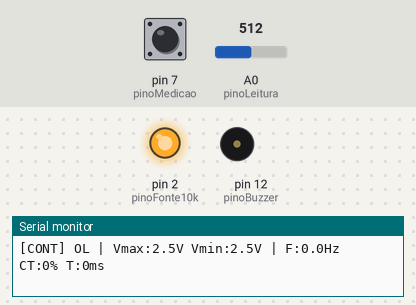
Simulated run of this sketch. Board: Arduino Uno, built with avr-gcc and run on an emulated ATmega328P. Shown: output pins drawn as LEDs (lit = HIGH), buzzer (waves = sounding), the last lines printed to the serial monitor. Inputs (shaded band) come from the test bench; at power-on: A0 (pinoLeitura) = 512, pin 7 (pinoMedicao) HIGH.

Above: at 1.2 s.
1.3 s: A0 (pinoLeitura) set to 9
2.8 s: A0 (pinoLeitura) set to 6
At 3.2 s:
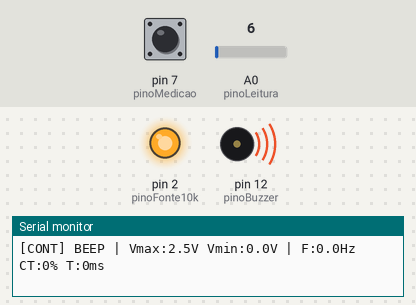
4.3 s: pin 7 (pinoMedicao) pulled LOW for 0.15 s
At 5.5 s:
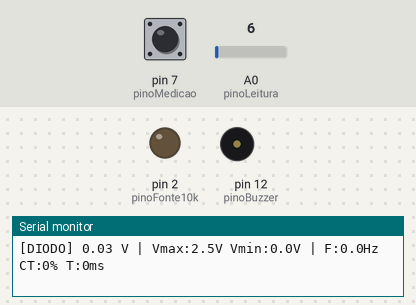
5.9 s: pin 7 (pinoMedicao) pulled LOW for 1 s
8.4 s: pin 7 (pinoMedicao) pulsed LOW 5 times (0.12 s each, 0.3 s apart)
At 10.9 s:
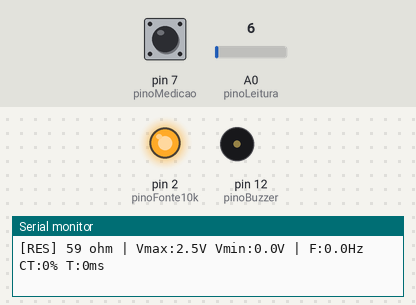
11.4 s: pin 7 (pinoMedicao) pulled LOW for 3.2 s
At 12.2 s:
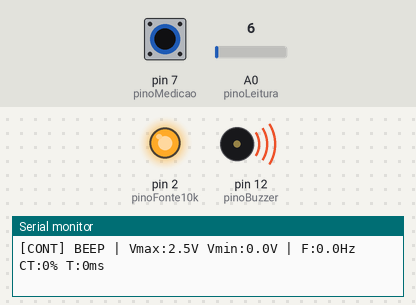
Timing chart, 0 to 14.4 s (numbered marks = the images above; inputs shaded):
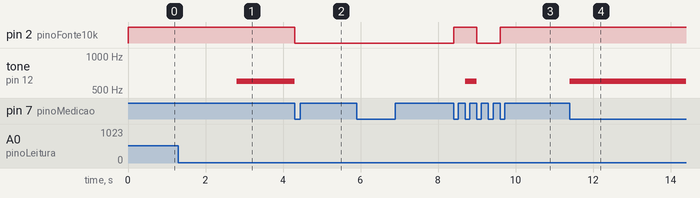

Measured:
- the behaviour switches between 8 and 7 on A0 (pinoLeitura) (found by bisection; images 0 and 1)
- after the input at 2.8 s, tone on pin 12 (pinoBuzzer): silent → 600 Hz at once
- after the input at 4.3 s, pin 2 (pinoFonte10k): HIGH → LOW at once; tone on pin 12 (pinoBuzzer): 600 Hz → silent at once
- after the input at 8.4 s, pin 2 (pinoFonte10k): LOW → HIGH at once, → LOW 0.60 s later, → HIGH 0.60 s later; tone on pin 12 (pinoBuzzer): silent → 600 Hz after 0.30 s, → silent 0.30 s later
- after the input at 11.4 s, tone on pin 12 (pinoBuzzer): silent → 600 Hz at once

The sketch:

measure.ino
```cpp
// Constantes de hardware
const int pinoLeitura = A0;   // Pino analogico para leitura de voltagem
const int pinoBuzzer = 12;    // Pino de saida para emissao de feedback sonoro
const int pinoMedicao = 7;    // Pino de entrada PULLUP para modos de medicao
const int pinoFonte10k = 2;   // D2 -> resistor 10k -> no P (continuidade e resistencia)
const int pinoFonte3x10k = 3; // D3 -> 3x resistor 10k  -> no P (diodo)
const int bitsADC = 10;       // Resolucao ADC/DAC em bits (10 = 1023 etc.)

const float R_REF = 10000.0f; // Resistencia de referencia
const float VREF = 5.0f;      // Voltagem de referencia para medicao via ADC

// Variaveis para controle de estados
int modoMedicao = 0; // 0: CONT, 1: DIODO, 2: BAT, 3: RES

bool botaoMedicaoAnterior = HIGH; // Estado anterior do botao para debounce

// Variaveis de controle para testes internos com onda simulada
bool simulacaoOndaAtiva = false; // Alterne para false para ler o pino A0

int simulacaoTipoOnda = 0; // 0: Senoidal, 1: Quadrada, 2: Dente de serra, 3: Triangular

float simulacaoAmplitude = 2.5f;      // Amplitude da onda em volts, inicia no centro entre 0 e VREF
float simulacaoOffset = 0.0f;         // Deslocamento vertical da onda a partir do centro
float simulacaoCicloTrabalho = 50.0f; // Ciclo de trabalho para onda quadrada (PWM), mantenha entre 0.0f e 100.0f
float simulacaoFaseGraus = 0.0f;      // Deslocamento de fase da onda em graus
float simulacaoFreqHz = 1.0f;         // Frequencia da onda simulada (Hz)

// Acumuladores de tempo
unsigned long ultimoCliqueBotao = 0; // Acumula tempo entre apertos dos botoes

unsigned long tempoAcumuladoSimUs = 0; // Utilizados para desenhar as ondas de teste
unsigned long ultimoTempoSimUs = 0;    // Utilizados para desenhar as ondas de teste

unsigned long ultimoSerialMs = 0; // Evita spam nos logs

unsigned long tempoAltoUs = 0;   // Tempo em que o sinal permaneceu em HIGH
unsigned long ultimaBordaUs = 0; // Tempo entre ultima mudanca LOW -> HIGH

// Memoria interna para o serialMonitor
char textoMedicao[16]; // O texto de log do serialMonitor e copiado para esta variavel
const char *nomesModo[4] = {"CONT", "DIODO", "BAT", "RES"};

// Variaveis para analise de metricas
float vMin = VREF;          // Voltagem minima medida
float vMax = 0.0f;          // Voltagem maxima medida
float frequencia = 0.0f;    // Frequencia da onda em hertz
float tempoCiclo = 0.0f;    // Tempo entre uma oscilacao completa em millisegundos
float cicloTrabalho = 0.0f; // Ciclo de trabalho da onda, formato de porcentagem

bool bordaAnterior = false; // Ultimo estado do sinal medido, sendo HIGH ou LOW

// Variaveis pre-processadas, nao altere
long adcMax = (1L << bitsADC) - 1; // Resolucao do ADC, usa operador "left bit shift" (1L << 10 => 1024 - 1 => 1023)

unsigned long periodoSimUs = 1000000UL / simulacaoFreqHz;

float invPeriodoSimUs = simulacaoFreqHz / 1000000.0f;

float adcPorVolt = adcMax / VREF;
float voltsPorBit = VREF / adcMax;
float adcLimiteAberto = adcMax * 0.997f;
float centroSim = (VREF / 2.0f) + simulacaoOffset;
float fasesimulacaoOffset = (simulacaoFaseGraus / 360.0f);

void setup()
{
  // Inicializa inputs e outputs
  pinMode(pinoMedicao, INPUT_PULLUP);
  pinMode(pinoBuzzer, OUTPUT);

  Serial.begin(115200); // Inicio de logs via monitor serial

  configurarModoMedicao();

  ultimoTempoSimUs = micros();
}

void loop()
{
  lerBotaoMedicao(); // Leia os botoes porfavor

  long leituraADC = obterLeituraSinal();   // Leitura de ADC real ou simulada
  float tensao = leituraADC * voltsPorBit; // Tensao em volts

  // Atualizamos as metricas imediatamente para exibir nos logs
  atualizarMetricasContinuas(tensao);

  // Selecao dos modos de medicao, equivalente a uma estrutura If - Else if
  switch (modoMedicao)
  {
  case 0:
    executarTesteContinuidade(tensao);
    break;

  case 1:
    executarTesteDiodo(tensao);
    break;

  case 2:
    executarTesteBateria(tensao);
    break;

  case 3:
    executarTesteResistencia(leituraADC);
    break;
  }

  // Coloca um delay de 100 ms para evitar spam nos logs
  if (millis() - ultimoSerialMs >= 100)
  {
    ultimoSerialMs = millis();

    // Modo entre colchetes
    Serial.print(F("["));
    Serial.print(nomesModo[modoMedicao]);
    Serial.print(F("] "));

    Serial.print(textoMedicao); // Tensao ou OL

    // Analise de tensao
    Serial.print(F(" | Vmax:"));
    Serial.print(vMax, 1);

    Serial.print(F("V Vmin:"));
    Serial.print(vMin, 1);

    // Analise de onda
    Serial.print(F("V | F:"));
    Serial.print(frequencia, 1);

    Serial.print(F("Hz CT:"));
    Serial.print(cicloTrabalho, 0);

    Serial.print(F("% T:"));
    Serial.print(tempoCiclo, 0);
    Serial.println(F("ms"));
  }
}

// ------------------------------------------------------------------
// FUNCOES AUXILIARES
// ------------------------------------------------------------------

// Funcao para simular a onda e testar as capacidades do sistema
long obterLeituraSinal()
{
  // Faz a leitura regular se nao for desativada
  if (!simulacaoOndaAtiva)
  {
    return analogRead(pinoLeitura);
  }

  // Grava o tempo e periodo para desenhar a onda
  unsigned long agoraUs = micros();

  // Usa um acumulador que retorna ao 0 a cada periodo para gerar a onda
  tempoAcumuladoSimUs += (agoraUs - ultimoTempoSimUs);
  ultimoTempoSimUs = agoraUs;
  if (periodoSimUs > 0)
  {
    tempoAcumuladoSimUs %= periodoSimUs;
  }

  // Controle de fase da onda simulada
  float fase = (tempoAcumuladoSimUs * invPeriodoSimUs) + fasesimulacaoOffset;
  fase -= floor(fase);

  float forma = 0.0f;

  switch (simulacaoTipoOnda)
  {
  case 0:
    // Onda senoidal
    forma = sin(2.0f * PI * fase);
    break;

  case 1:
    // Onda quadrada com ciclo de trabalho
    forma = (fase < (simulacaoCicloTrabalho * 0.01f)) ? 1.0f : -1.0f;
    break;

  case 2:
    // Onda dente de serra
    forma = (fase * 2.0f) - 1.0f;
    break;

  case 3:
    // Onda triangular com tratamento especifico para fase
    if (fase < 0.25f)
      forma = fase * 4.0f;

    else if (fase < 0.75f)
      forma = 2.0f - (fase * 4.0f);

    else
      forma = (fase * 4.0f) - 4.0f;

    break;
  }

  // Valor final que denota a tensao da onda no passo de tempo atual
  float tensao = centroSim + (simulacaoAmplitude * forma);

  // Limita o output a um alcance legivel pelo ADC configurado
  long tensaoADC = round(tensao * adcPorVolt);
  return constrain(tensaoADC, 0L, adcMax);
}

// Configuracao para medicao com duas pontas de teste
void configurarModoMedicao()
{
  // Inicializa os pinos
  digitalWrite(pinoFonte10k, LOW);
  pinMode(pinoFonte10k, INPUT);

  digitalWrite(pinoFonte3x10k, LOW);
  pinMode(pinoFonte3x10k, INPUT);

  switch (modoMedicao)
  {
  case 0:
    // Configura teste de continuidade
    pinMode(pinoFonte10k, OUTPUT);
    digitalWrite(pinoFonte10k, HIGH);
    break;

  case 1:
    // Configura medicao de diodo
    pinMode(pinoFonte3x10k, OUTPUT);
    digitalWrite(pinoFonte3x10k, HIGH);
    break;

  case 2:
    // Mantem a configuracao padrao, teste de bateria
    break;

  case 3:
    // Configura teste de resistencia
    pinMode(pinoFonte10k, OUTPUT);
    digitalWrite(pinoFonte10k, HIGH);
    break;
  }
}

// Funcao para atualizar as metricas de analise
void atualizarMetricasContinuas(float tensao)
{
  // Gravar o valor maximo de tensao e simples o suficiente
  if (tensao > vMax)
    vMax = tensao;

  if (tensao < vMin)
    vMin = tensao;

  // Se o sinal for fraco nao atualize as metricas seguintes
  if ((vMax - vMin) <= 0.1f)
    return;

  float pontoMedio = (vMax + vMin) / 2.0f; // O ponto entre vMax e vMin e crucial para determinar o ciclo de trabalho

  // Sinal e maior que o ponto medio?
  bool nivelAlto = (tensao > (bordaAnterior ? (pontoMedio - 0.02f) : (pontoMedio + 0.02f)));

  // Se nao houve mudanca HIGH -> LOW ou LOW -> HIGH no sinal, nao atualize as metrica seguintes
  if (nivelAlto == bordaAnterior)
    return;

  unsigned long agoraUs = micros(); // Necessario para determinar ciclo de trabalho

  if (nivelAlto)
  {
    if (ultimaBordaUs != 0)
    {
      unsigned long periodoLocalUs = agoraUs - ultimaBordaUs; // Tempo entre mudanca HIGH e LOW

      if (periodoLocalUs > 0)
      {
        tempoCiclo = periodoLocalUs * 0.001f; // microsegundo -> millisegundo
        frequencia = 1000.0f / tempoCiclo;    // millisegundo -> Hz

        float tempoLocal = tempoAltoUs;
        cicloTrabalho = constrain((tempoLocal / periodoLocalUs) * 100.0f, 0.0f, 100.0f);
      }
    }
    ultimaBordaUs = agoraUs;
  }
  else
  {
    tempoAltoUs = agoraUs - ultimaBordaUs;
  }

  bordaAnterior = nivelAlto;
}

// Leitura do botao do modo de medicao
void lerBotaoMedicao()
{
  bool botao = digitalRead(pinoMedicao);

  // Leitura do botao com debounce
  if (millis() - ultimoCliqueBotao > 50)
  {
    if (botao == LOW && botaoMedicaoAnterior == HIGH)
    {
      ultimoCliqueBotao = millis();

      modoMedicao = (modoMedicao + 1) % 4; // Operador modulo limita o valor maximo
      configurarModoMedicao();
      noTone(pinoBuzzer);
    }
    botaoMedicaoAnterior = botao;
  }
}

// ------------------------------------------------------------------
// BLOCO DE LOGICA DE MEDICAO
// ------------------------------------------------------------------

// Executa o teste de continuidade, emite som se a corrente medida for baixa
void executarTesteContinuidade(float tensao)
{
  if (tensao < 0.035f)
  {
    tone(pinoBuzzer, 600);
    strcpy(textoMedicao, "BEEP");
  }
  else
  {
    noTone(pinoBuzzer);
    strcpy(textoMedicao, "OL");
  }
}

// Executa o teste de diodo, exibe a voltagem ou circuito aberto
void executarTesteDiodo(float tensao)
{
  if (tensao > 3.0f)
  {
    strcpy(textoMedicao, "OL");
  }
  else
  {
    dtostrf(tensao, 1, 2, textoMedicao); // Double para string
    strcat(textoMedicao, " V");
  }
}

// Executa o teste de bateria, mostra a voltagem restante
void executarTesteBateria(float tensao)
{
  dtostrf(tensao, 1, 2, textoMedicao); // Double para string
  strcat(textoMedicao, " V");
}

// Executa o teste de resistencia, compara um resistor conhecido para retornar um valor em Ohm ou circuito aberto
void executarTesteResistencia(long leituraADC)
{
  if (leituraADC >= adcLimiteAberto)
  {
    strcpy(textoMedicao, "OL");
  }
  else
  {
    float rx = R_REF * leituraADC / (float)(adcMax - leituraADC);
    if (rx >= 1000000.0f)
    {
      dtostrf(rx / 1000000.0f, 1, 2, textoMedicao);
      strcat(textoMedicao, " Mohm");
    }
    else if (rx >= 1000.0f)
    {
      dtostrf(rx / 1000.0f, 1, 1, textoMedicao);
      strcat(textoMedicao, " kohm");
    }
    else
    {
      dtostrf(rx, 1, 0, textoMedicao);
      strcat(textoMedicao, " ohm");
    }
  }
}
```
